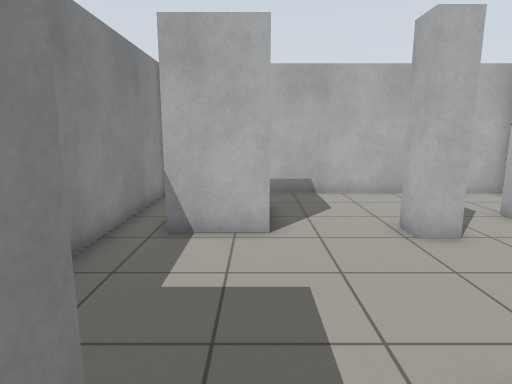
view 1 (above)

16 first-person views from a walk through a world built for the Gazebo simulator. The camera is 1.2 m above the floor, tilts 10° down and sees 75° across. The floor is counted in squares, 0.5 m on a side. Each view is taken from the middle of a square. On the plan, view 1 faces up. The plan holds only what a view shows up to about 19 squares ahead; the rest is blank.

view 2
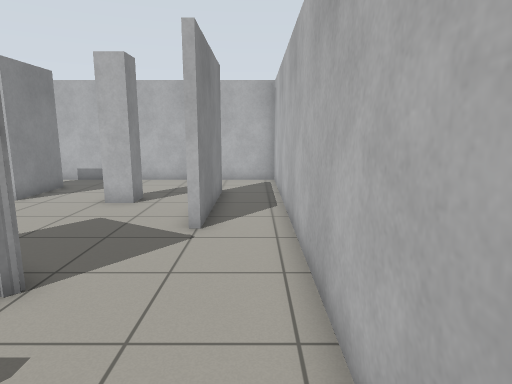

view 3
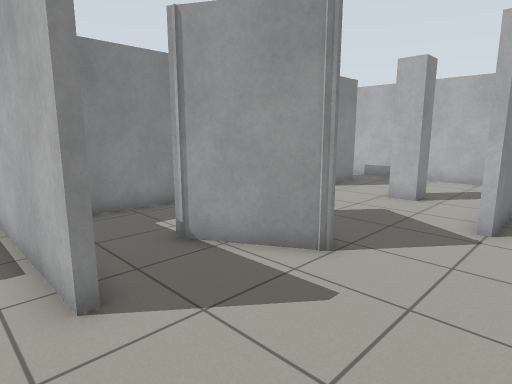

view 4
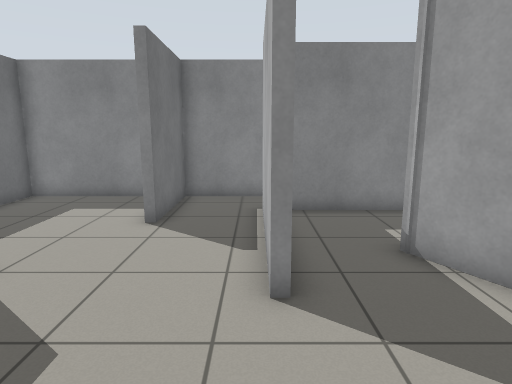

view 5
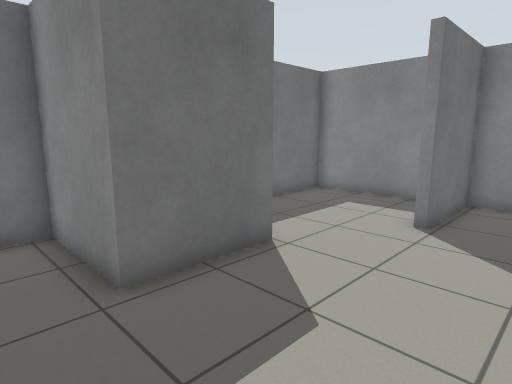

view 6
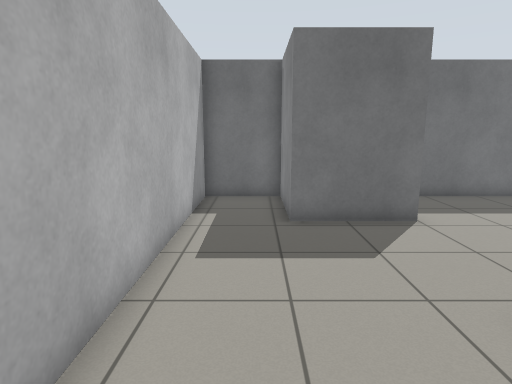

view 7
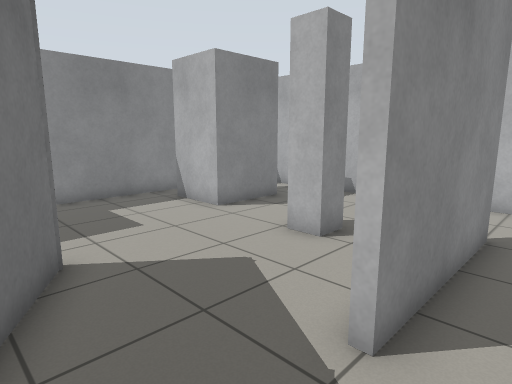

view 8
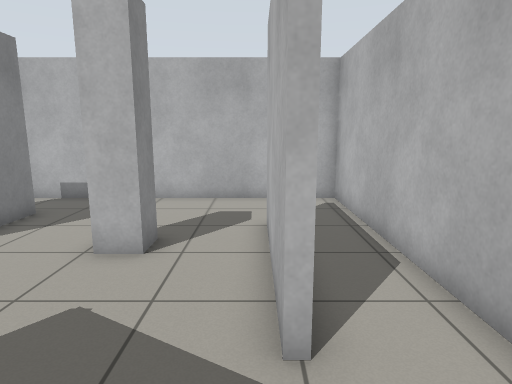

view 9
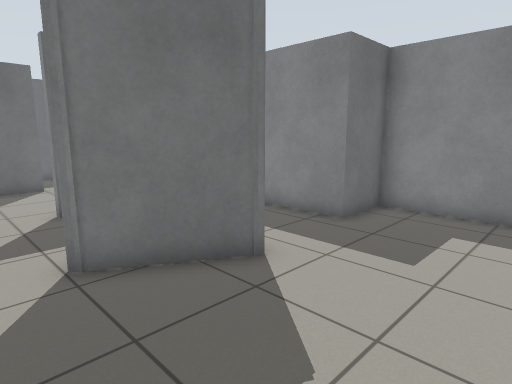

view 10
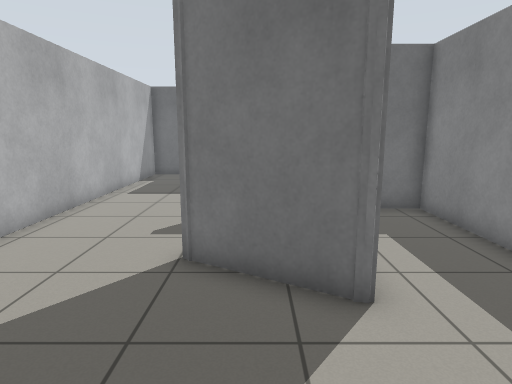

view 11
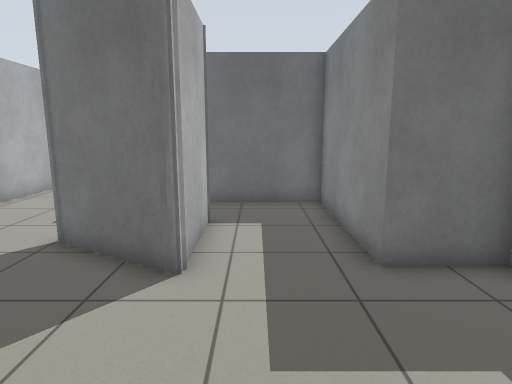

view 12
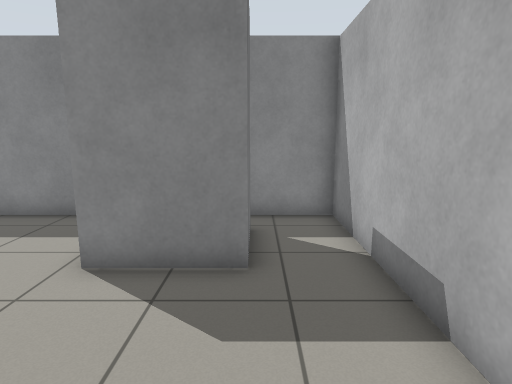

view 13
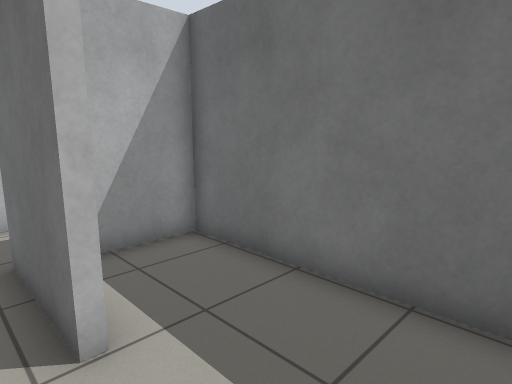

view 14
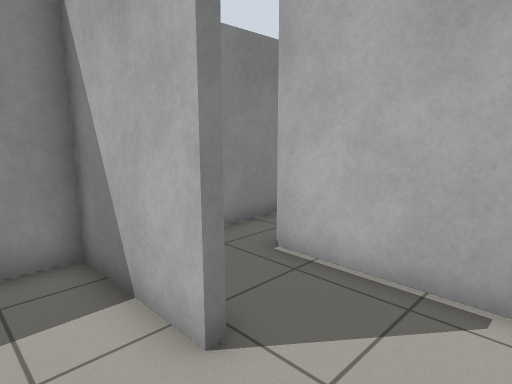

view 15
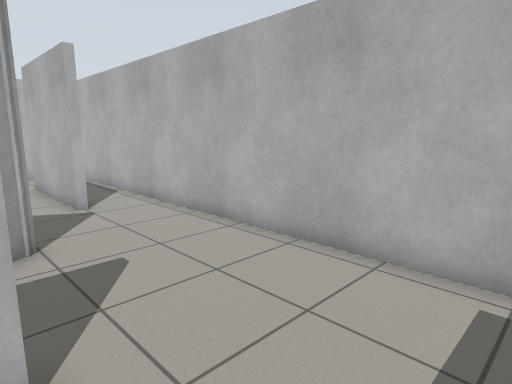

view 16
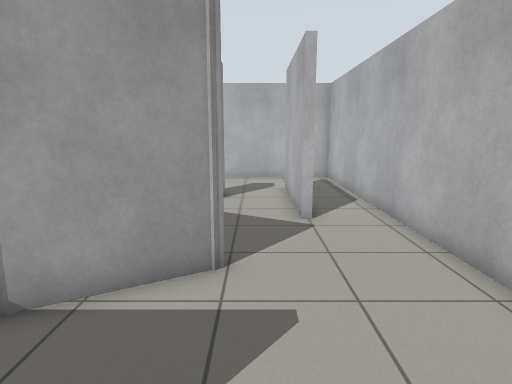

### Floor plan
Points are (right, up) in squares from view 1. A wall is a line through its corners. A room is listed if a view was taken in it or the views show most of it. See-through windows are left out.
Room 1 (views 1, 6, 7, 8, 9, 10, 11, 12)
walls: (7.3, 4.1) (7.3, 9.7); (4.7, 8.5) (4.7, 7.4) (3.7, 7.4) (3.7, 8.5); (5.4, 0.7) (2.3, -1.1); (7.6, 9.8) (7.6, 4.1); (2.3, -0.8) (2.3, 2.4) (2.4, 2.6) (5.3, 0.9); (-2.3, 10.9) (0.3, 10.9) (0.3, 7.9) (-2.2, 7.9); (10, -3.4) (10, 13.3) (-3.6, 13.3) (-3.6, 2.2) (-1.3, 2.2) (-1.3, -3.5) (2.6, -3.5)
ways out: opening at (7, -4) to room 2
Room 2 (views 2, 3, 4, 5, 15, 16)
walls: (3.5, -8.9) (7.1, -8.9) (7.1, -12.6) (10, -12.6) (10, -3.4); (4.4, -3.4) (4.4, -3.8) (3.4, -3.8)
ways out: opening at (7, -4) to room 1; opening at (4, -6.5) to room 3
Room 3 (views 13, 14)
walls: (-1.4, -6.7) (0.3, -6.7) (0.3, -7) (-3.6, -7) (-3.6, -12.6) (6.8, -12.6) (6.8, -10.2); (3.4, -3.8) (-1.6, -3.8)
ways out: opening at (4, -6.5) to room 2; opening at (-0.5, -5.5)

Positions as (right, up) in squares from view 1, and headings:
1: (0, 0), facing up
2: (9, -4), facing up
3: (9, -5), facing up-left
4: (9, -4), facing left
5: (9, -4), facing down-left
6: (8, 0), facing down
7: (9, 1), facing up-left
8: (7, 1), facing up
9: (7, 7), facing down-left
10: (4, 7), facing down
11: (1, 8), facing down
12: (6, 11), facing left
13: (0, -8), facing down-right
14: (3, -9), facing up-left
15: (4, -7), facing up-right
16: (6, -5), facing up
